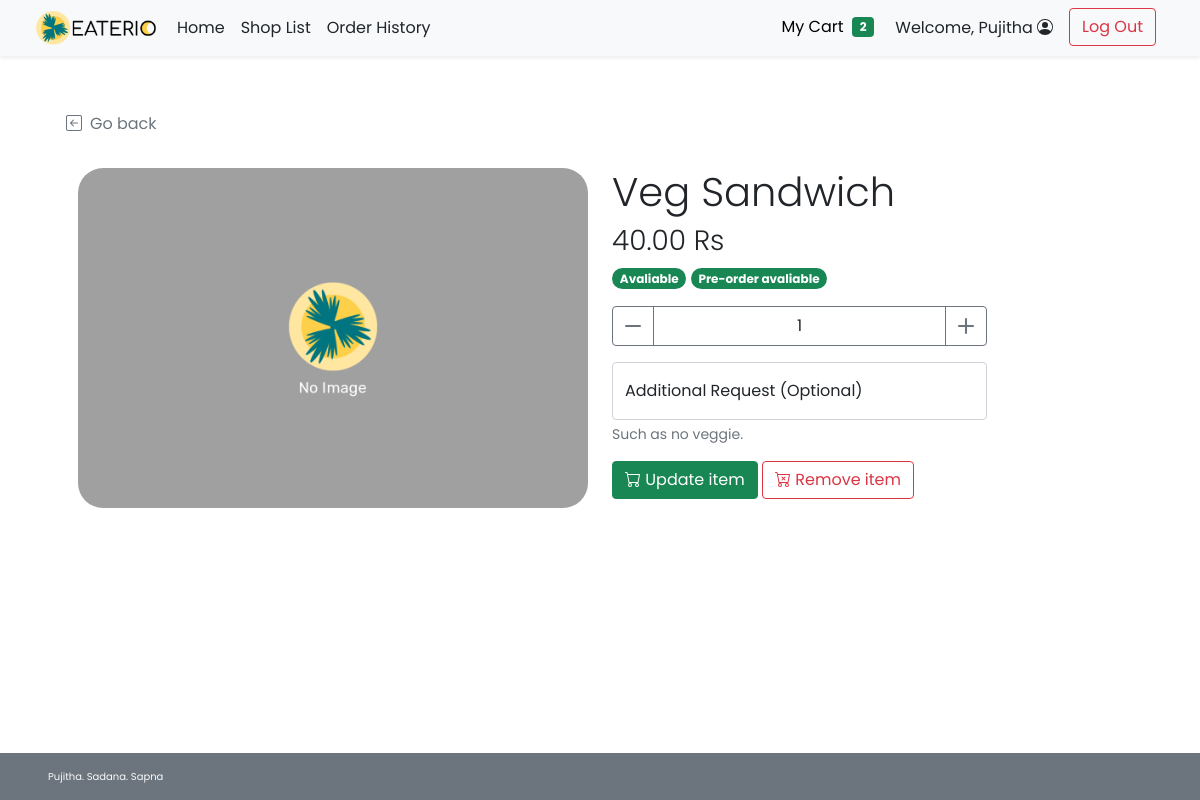
Page /cust_update_cart.php?s_id=102&f_id=35 (signed in) on the committed database.
### tables this page shows
CREATE TABLE `food` (
  `f_id` int(11) NOT NULL,
  `s_id` int(11) NOT NULL,
  `f_name` varchar(100) NOT NULL,
  `f_price` decimal(6,2) NOT NULL,
  `f_todayavail` tinyint(4) NOT NULL DEFAULT 1 COMMENT 'Food is available to order or not',
  `f_preorderavail` tinyint(4) NOT NULL DEFAULT 1,
  `f_pic` text DEFAULT NULL
);

CREATE TABLE `cart` (
  `ct_id` int(11) NOT NULL,
  `c_id` int(11) NOT NULL,
  `s_id` int(11) NOT NULL,
  `f_id` int(11) NOT NULL,
  `ct_amount` int(11) NOT NULL,
  `ct_note` text NOT NULL
);

### cust_update_cart.php (the view, shortened to what this page needs)
<!DOCTYPE html>
<html lang="en">
<head>
    <?php
    include("conn_db.php");
    include('head.php');
    ?>
    <link href="css/main.css" rel="stylesheet">
    <link href="css/menu.css" rel="stylesheet">
</head>
<body class="d-flex flex-column h-100">
    <?php
        include('nav_header.php');
        $s_id = $_GET["s_id"];
        $f_id = $_GET["f_id"];
        $query = "SELECT * FROM food WHERE s_id = {$s_id} AND f_id = {$f_id} LIMIT 0,1";
        $result = $mysqli -> query($query);
        $food_row = $result -> fetch_array();
    ?>
    <div class="container px-5 py-4" id="shop-body">
    <div class="row my-4">
            <a class="nav nav-item text-decoration-none text-muted mb-2" href="#" onclick="history.back();">
                <i class="bi bi-arrow-left-square me-2"></i>Go back
            </a>
        </div>
        <div class="row row-cols-1 row-cols-md-2 mb-5">
            <div class="col mb-3 mb-md-0">
                <img
                    <?php
                        if(is_null($food_row["f_pic"])){echo "src='img/default.png'";}
                        else{echo "src=\"img/{$food_row['f_pic']}\"";}
                    ?>
                    class="img-fluid rounded-25 float-start"
                    alt="<?php echo $food_row["f_name"]?>">
            </div>
            <div class="col text-wrap">
                <h1 class="fw-light"><?php echo $food_row["f_name"]?></h1>
                <h3 class="fw-light"><?php echo $food_row["f_price"]?> Rs</h3>
                <ul class="list-unstyled mb-3 mb-md-0">
                    <li class="my-2">
                        <?php if($food_row["f_todayavail"]==1){ ?>
                        <span class="badge rounded-pill bg-success">Avaliable</span>
                        <?php }else{ ?>
                        <span class="badge rounded-pill bg-danger">Unavaliable</span>
                        <?php }
                            if($food_row["f_preorderavail"]==1){?>
                        <span class="badge rounded-pill bg-success">Pre-order avaliable</span>
                        <?php }else{ ?>
                        <span class="badge rounded-pill bg-danger">Pre-order Unavaliable</span>
                        <?php }?>
                    </li>
                </ul>
                <?php
                    $ci_query = "SELECT ct_amount,ct_note FROM cart WHERE c_id = {$_SESSION['cid']} AND f_id = {$f_id} AND s_id = {$s_id}";
                    $ci_arr = $mysqli -> query($ci_query) -> fetch_array();
                ?>
                <div class="form-amount">
                    <form class="mt-3" method="POST" action="cust_update_cart.php">
                        <div class="input-group mb-3">
                            <button id="sub_btn" class="btn btn-outline-secondary" type="button" title="subtract amount"
                                onclick="sub_amt('amount')">
                                <i class="bi bi-dash-lg"></i>
                            </button>
                            <input type="number" class="form-control text-center border-secondary" id="amount"
                                name="amount" value="<?php echo $ci_arr["ct_amount"]?>" min="1" max="99">
                            <button id="add_btn" class="btn btn-outline-secondary" type="button" title="add amount"
                                onclick="add_amt('amount')">
                                <i class="bi bi-plus-lg"></i>
                            </button>
                        </div>
                        <div class="form-floating mb-3">
                            <input type="text" class="form-control" id="addrequest" name="request" value="<?php echo $ci_arr["ct_note"]?>" placeholder=" ">
                            <label for="addrequest" class="d-inline-text">Additional Request (Optional)</label>
                            <div id="addrequest_helptext" class="form-text">
                                Such as no veggie.
                            </div>
                        </div>
                        <div class="d-grid gap-2 d-md-block">
                            <button class="btn btn-success" type="submit" title="Update item" name="upd_item" value="upd">
                                 Update item
                            </button>
                            <button class="btn btn-outline-danger" type="submit" formaction="remove_cart_item.php?rmv=1&s_id=<?php echo $s_id?>&f_id=<?php echo $f_id?>" value="rmv" title="remove from cart" name="rmv_item">
                                 Remove item
                            </button>
                        </div>
                    </form>
                </div>
            </div>
        </div>
    </div>
    <footer
    class="footer d-flex flex-wrap justify-content-between align-items-center px-5 py-3 mt-auto bg-secondary text-light">
        <span class="xsmall-font">Pujitha. Sadana. Sapna</span></span>
    </footer>
</body>
</html>

### css/main.css (style rules this page uses)
html { height: 100%; }
body { height: 100%; padding-top: 4rem; margin-bottom: -50px; font-family: 'Poppins', 'Noto Sans Thai', sans-serif; }
a { cursor: pointer; }
.bi { vertical-align: -.125em; fill: currentColor; }
.xsmall-font { font-size: x-small; }
.rounded-25 { border-radius: 25px; }

### css/menu.css (style rules this page uses)
html, body { height: 100%; }
input[type=number] { -moz-appearance: textfield; }
.form-amount { max-width: 375px; }

### rows in the picture
food: f_name "Veg Sandwich", f_price "40.00"
cart: amount "1"

### other values in the picture
$incart_amt "2"
$_SESSION['firstname'] "Pujitha"
